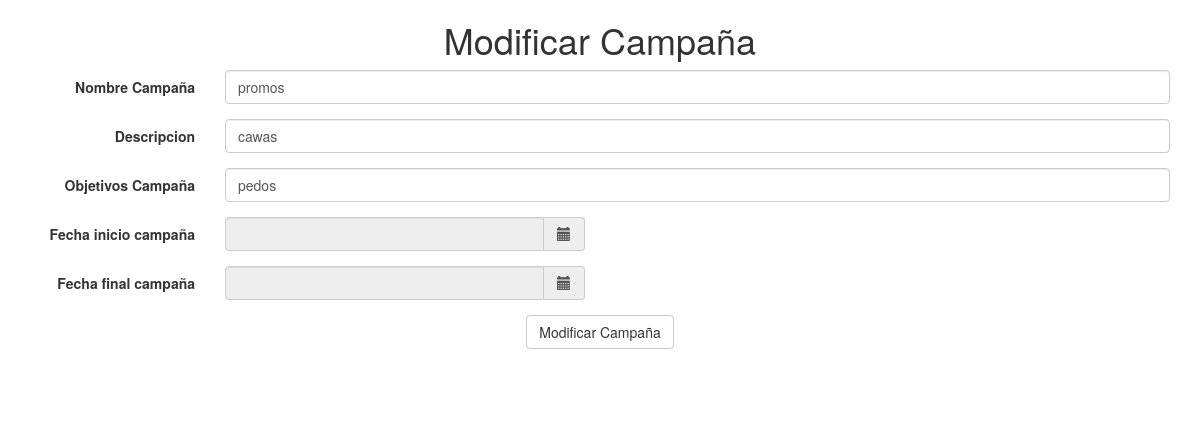
Screenshot of /Campanas/editar/2 with the database file from the repository.
### tables this page shows
CREATE TABLE `campanas` (
  `id_campana` int(11) NOT NULL,
  `nombre_campana` varchar(50) DEFAULT NULL,
  `descripcion` varchar(100) DEFAULT NULL,
  `objetivos` varchar(500) DEFAULT NULL,
  `fid_cliente` int(11) DEFAULT NULL
);

### application/controllers/Campanas.php (called while the page is built, shortened)
<?php
class Campanas extends CI_Controller {
  public function __construct(){
    $this->load->model('campanas_model');
    $this->load->model('consultas');
    $this->load->helper('url_helper');
    $this->load->helper('url');
    $this->load->database();
  }
  public function editar(){
    $id=$this->uri->segment(3);
    $obtenerEnlace = $this ->campanas_model->obtenerEnlace($id);
            if ($obtenerEnlace!=FALSE) {
                foreach ($obtenerEnlace->result() as $row) {
                    $id_campana=$id;
                    $nombre_campana=$row->nombre_campana;
                    $descripcion=$row->descripcion;
                    $objetivos=$row->objetivos;
                    $fecha_inicio=$row->fecha_inicio;
                    $fecha_final=$row->fecha_final;
                    $fid_cliente=$row->fid_cliente;
                }
                $data = array(
                    'id_campana'=>$id_campana,
                    'nombre_campana'=>$nombre_campana,
                    'descripcion'=>$descripcion,
                    'objetivos'=>$objetivos,
                    'fecha_inicio'=>$fecha_inicio,
                    'fecha_final'=>$fecha_final,
                    'fid_cliente'=>$fid_cliente);
            }
            else{
                    $data=' ';
                return FALSE;
            }
    $this->load->view('community/editar_campanas_view',$data);
    }
}

### index.php (called while the page is built, shortened)
<?php
require_once BASEPATH.'core/CodeIgniter.php';

### application/models/Campanas_model.php (called while the page is built, shortened)
<?php
class Campanas_model extends CI_Model {
    function obtenerEnlace($id){
    $this->db->where('id_campana',$id);
    $query=$this->db->get('campanas');
    if ($query->num_rows()>0) {
      return $query;
    }else
    {
      return FALSE;
    }
  }
}

### application/views/community/editar_campanas_view.php (the view, shortened to what this page needs)
<!DOCTYPE html>
<html>
<head>
  	<link rel="stylesheet" type="text/css" href="//netdna.bootstrapcdn.com/bootstrap/3.1.1/css/bootstrap.min.css">
  	<link rel="stylesheet" href="<?php echo base_url() ?>bower_components/eonasdan-bootstrap-datetimepicker/build/css/bootstrap-datetimepicker.min.css" />
</head>
<body>
<div class="container" align="center">
	<h1>Modificar Campaña</h1>
		<form class="form-horizontal"  method="POST"  action="<?php echo base_url();?>Campanas/editarEnlace/<?=$id_campana?>">
			  <div class="form-group">
			    <label  class="col-lg-2 control-label">Nombre Campaña</label>
				<div class="col-lg-10">
			  		<input type="text" class="form-control" name="txtnombre_campana" placeholder="Ingrese el nombre de la Campaña" required="" value="<?=$nombre_campana?>">
				</div>
				 </div>
			  <div class="form-group">
			    <label  class="col-lg-2 control-label">Descripcion</label>
				<div class="col-lg-10">
			  		<input type="text" class="form-control" name="txtdescripcion" placeholder="Ingrese la descripcion de la campaña" required="" value="<?=$descripcion?>">
				</div>
				 </div>
			  <div class="form-group">
			    <label  class="col-lg-2 control-label">Objetivos Campaña</label>
				<div class="col-lg-10">
			  		<input type="text" class="form-control" name="txtobjetivos" placeholder="Ingrese los objetivos de la campaña" required="" value="<?=$objetivos?>">
				</div>
				 </div>
			<div class="form-group">
               	<label  class="col-lg-2 control-label">Fecha inicio campaña</label>
               	 <div class="col-lg-4">
                   <div class='input-group date' id='from'>
                       <input type='text' name="from" class="form-control" readonly required="" />
                       <span class="input-group-addon"><span class="glyphicon glyphicon-calendar"></span>
                   </div>
                   </div>
               </div>
               <div class="form-group">
                   <label  class="col-lg-2 control-label">Fecha final campaña</label>
                   <div class="col-lg-4">
                   <div class='input-group date' id='to'>
                       <input type='text' name="to" class="form-control" required=""  readonly />
                       <span class="input-group-addon"><span class="glyphicon glyphicon-calendar"></span>
                   </div>
                   </div>
               </div>
			  <div class="form-group">
			    <div class=" col-lg-12">
			      <button type="submit" class="btn btn-default">Modificar Campaña</button>
			    </div>
			  </div>
		<br>
		<br>
</div>
</body>
</html>

### rows the page displays
campanas: txtnombre_campana "promos", txtdescripcion "cawas", txtobjetivos "pedos"
